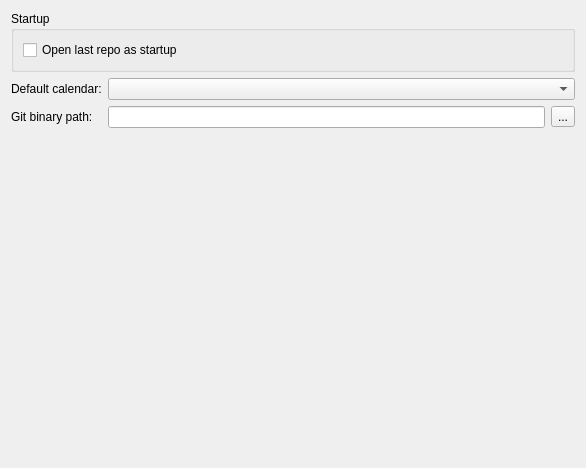
<?xml version="1.0" encoding="UTF-8"?>
<ui version="4.0">
 <class>SettingsPageBase</class>
 <widget class="QWidget" name="SettingsPageBase">
  <property name="geometry">
   <rect>
    <x>0</x>
    <y>0</y>
    <width>586</width>
    <height>468</height>
   </rect>
  </property>
  <layout class="QVBoxLayout" name="verticalLayout">
   <item>
    <widget class="QGroupBox" name="groupBox">
     <property name="sizePolicy">
      <sizepolicy hsizetype="Preferred" vsizetype="Maximum">
       <horstretch>0</horstretch>
       <verstretch>0</verstretch>
      </sizepolicy>
     </property>
     <property name="title">
      <string>Startup</string>
     </property>
     <layout class="QFormLayout" name="formLayout">
      <item row="0" column="0">
       <widget class="QCheckBox" name="kcfg_openLastRepo">
        <property name="text">
         <string>Open last repo as startup</string>
        </property>
       </widget>
      </item>
     </layout>
    </widget>
   </item>
   <item>
    <layout class="QFormLayout" name="formLayout_2">
     <item row="0" column="0">
      <widget class="QLabel" name="labelDefaultCalendar">
       <property name="text">
        <string>Default calendar:</string>
       </property>
      </widget>
     </item>
     <item row="0" column="1">
      <widget class="QComboBox" name="kcfg_calendarType"/>
     </item>
     <item row="1" column="0">
      <widget class="QLabel" name="label_2">
       <property name="text">
        <string>Git binary path:</string>
       </property>
      </widget>
     </item>
     <item row="1" column="1">
      <layout class="QHBoxLayout" name="horizontalLayout">
       <item>
        <widget class="QLineEdit" name="kcfg_gitBinPath"/>
       </item>
       <item>
        <widget class="QToolButton" name="toolButton">
         <property name="text">
          <string>...</string>
         </property>
        </widget>
       </item>
      </layout>
     </item>
    </layout>
   </item>
   <item>
    <spacer name="verticalSpacer">
     <property name="orientation">
      <enum>Qt::Vertical</enum>
     </property>
     <property name="sizeHint" stdset="0">
      <size>
       <width>20</width>
       <height>181</height>
      </size>
     </property>
    </spacer>
   </item>
  </layout>
 </widget>
 <resources/>
 <connections/>
</ui>
